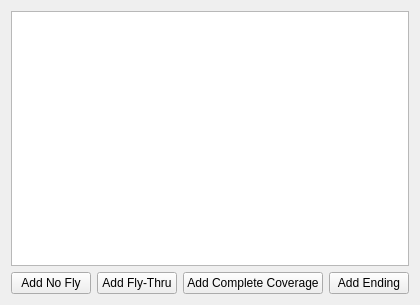
<?xml version="1.0" encoding="UTF-8"?>
<ui version="4.0">
 <class>TaskAreaObjectEditWidget</class>
 <widget class="QWidget" name="TaskAreaObjectEditWidget">
  <property name="geometry">
   <rect>
    <x>0</x>
    <y>0</y>
    <width>394</width>
    <height>305</height>
   </rect>
  </property>
  <property name="windowTitle">
   <string>Edit Tasks</string>
  </property>
  <layout class="QVBoxLayout" name="verticalLayout">
   <item>
    <widget class="QListView" name="taskListView"/>
   </item>
   <item>
    <layout class="QHBoxLayout" name="horizontalLayout">
     <item>
      <widget class="QPushButton" name="addNoFlyButton">
       <property name="text">
        <string>Add No Fly</string>
       </property>
      </widget>
     </item>
     <item>
      <widget class="QPushButton" name="AddFlyThruButton">
       <property name="text">
        <string>Add Fly-Thru</string>
       </property>
      </widget>
     </item>
     <item>
      <widget class="QPushButton" name="pushButton">
       <property name="text">
        <string>Add Complete Coverage</string>
       </property>
      </widget>
     </item>
     <item>
      <widget class="QPushButton" name="addEndingButton">
       <property name="text">
        <string>Add Ending</string>
       </property>
      </widget>
     </item>
     <item>
      <spacer name="horizontalSpacer">
       <property name="orientation">
        <enum>Qt::Horizontal</enum>
       </property>
       <property name="sizeHint" stdset="0">
        <size>
         <width>40</width>
         <height>20</height>
        </size>
       </property>
      </spacer>
     </item>
    </layout>
   </item>
  </layout>
 </widget>
 <resources/>
 <connections/>
</ui>
